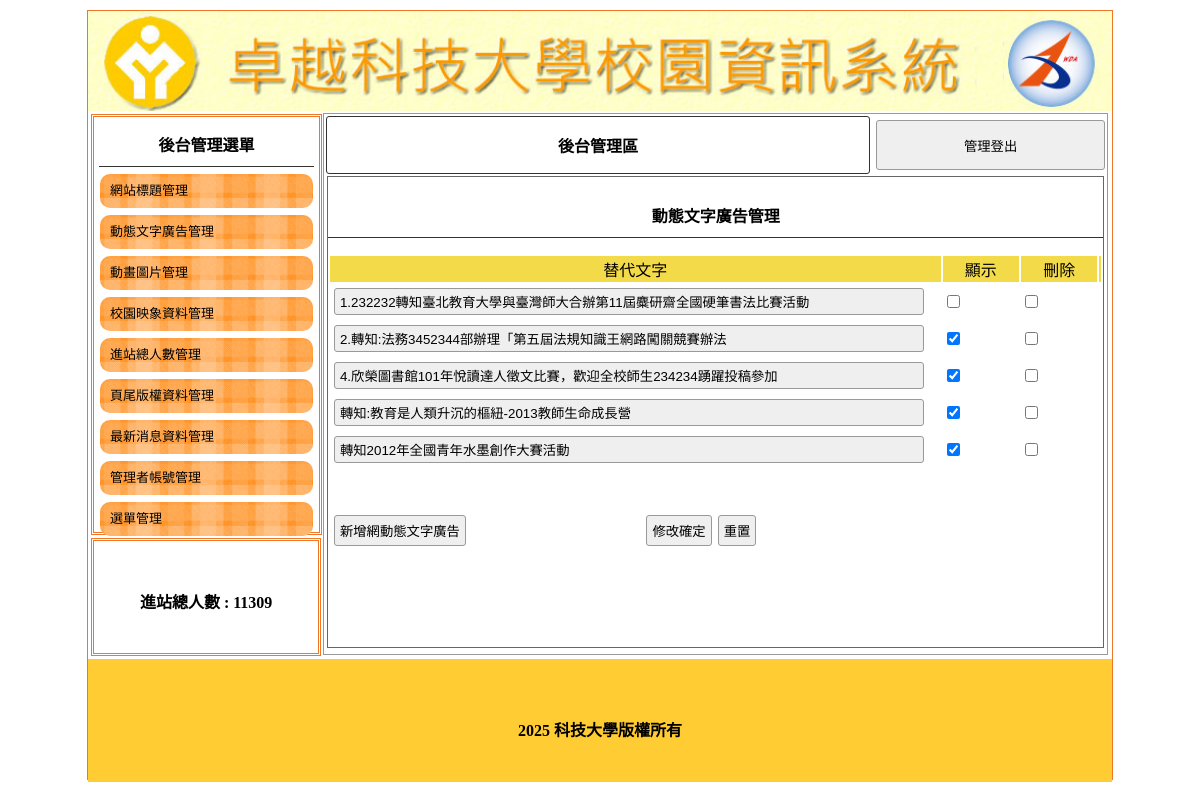
/back.php?do=ad, run on the app's committed database.
### tables this page shows
CREATE TABLE `title` (
  `id` int(10) UNSIGNED NOT NULL,
  `img` text NOT NULL,
  `text` text NOT NULL,
  `sh` int(1) NOT NULL
);

CREATE TABLE `total` (
  `id` int(10) UNSIGNED NOT NULL,
  `total` int(10) UNSIGNED NOT NULL
);

CREATE TABLE `ad` (
  `id` int(10) UNSIGNED NOT NULL,
  `text` text NOT NULL,
  `sh` int(1) NOT NULL
);

CREATE TABLE `bottom` (
  `id` int(10) UNSIGNED NOT NULL,
  `bottom` text NOT NULL
);

### api/db.php (called while the page is built, shortened)
<?php
Class DB{
    private $dsn="mysql:host=localhost;dbname=db01;charset=utf8";
    private $table;
    private $pdo;
    public function __construct($table){
        $this->table=$table;
        $this->pdo=new PDO($this->dsn,'root','');
    }
    public function all(...$arg){
        $sql="select * from `$this->table` ";
        return $this->pdo->query($sql)->fetchAll(PDO::FETCH_ASSOC);
    }
    function find($id){
        $sql="select * from `$this->table` ";
                if(is_array($id)){
                    $tmp=$this->arrayToSql($id);
                    $sql .= " where " . implode(" && ",$tmp);
                }else{
                    $sql .= " where `id`='$id' ";
                }
        return $this->pdo->query($sql)->fetch(PDO::FETCH_ASSOC);
    }
    private function arrayToSql($array){
        $tmp=[];
        foreach($array as $key => $value){
            $tmp[]="`$key`='$value'";
        }
        return $tmp;
    }
}
$Title=new DB('title');
$Ad=new DB('ad');
$Total=new DB('total');
$Bottom=new DB('bottom');
?>

### back/ad.php (the view)
<div style="width:99%; height:87%; margin:auto; overflow:auto; border:#666 1px solid;">
        <p class="t cent botli">動態文字廣告管理</p>
    <form method="post" action="./api/edit.php?table=<?=$do;?>">
        <table width="100%">
            <tbody>
                <tr class="yel">
                    <td width="80%">替代文字</td>
                    <td width="10%">顯示</td>
                    <td width="10%">刪除</td>
                    <td></td>
                </tr>
                <?php
                    $rows=$Ad->all();
                    foreach($rows as $row):
                ?>
                <tr>
                    <td>
                        <input type="text" name='text[<?=$row['id'];?>]' value="<?=$row['text'];?>" style='width:95%'>
                    </td>
                    <td>
                        <input type="checkbox" name="sh[]" value="<?=$row['id'];?>" <?=($row['sh']==1)?"checked":"";?>>
                    </td>
                    <td>
                        <input type="checkbox" name="del[]" value="<?=$row['id'];?>">
                    </td>
                </tr>
                <?php
                endforeach;
                ?>
            </tbody>
        </table>
        <table style="margin-top:40px; width:70%;">
                <tr>
                    <td width="200px">
                        <input type="button"
                            onclick="op('#cover','#cvr','./modal/<?=$do;?>.php?table=<?=$do;?>')"
                            value="新增網動態文字廣告">
                    </td>
                    <td class="cent"><input type="submit" value="修改確定"><input type="reset" value="重置">
                    </td>
                </tr>
        </table>
    </form>
</div>

### back.php (shortened to what this page needs)
<?php
include_once "./api/db.php";
?>
<!DOCTYPE html
    PUBLIC "-//W3C//DTD XHTML 1.0 Transitional//EN" "http://www.w3.org/TR/xhtml1/DTD/xhtml1-transitional.dtd">
<html xmlns="http://www.w3.org/1999/xhtml">
<head>
    <?php include "head.php";?>
</head>
<body>
    <div id="main">
		<?php
            $title=$Title->find(['sh'=>1]);
        ?>
       <a title="<?=$title['text'];?>" href="index.php">
            <div class="ti" style="background:url('upload/<?=$title['img'];?>'); background-size:cover;"></div>
        </a>
        <div id="ms">
            <div id="lf" style="float:left;">
                <div id="menuput" class="dbor">
                    <span class="t botli">後台管理選單</span>
                    <a style="color:#000; font-size:13px; text-decoration:none;"
                        href="?do=title">
                        <div class="mainmu">
                            網站標題管理 </div>
                    </a>
                    <a style="color:#000; font-size:13px; text-decoration:none;" href="?do=ad">
                        <div class="mainmu">
                            動態文字廣告管理 </div>
                    </a>
                    <a style="color:#000; font-size:13px; text-decoration:none;" href="?do=mvim">
                        <div class="mainmu">
                            動畫圖片管理 </div>
                    </a>
                    <a style="color:#000; font-size:13px; text-decoration:none;" href="?do=image">
                        <div class="mainmu">
                            校園映象資料管理 </div>
                    </a>
                    <a style="color:#000; font-size:13px; text-decoration:none;" href="?do=total">
                        <div class="mainmu">
                            進站總人數管理 </div>
                    </a>
                    <a style="color:#000; font-size:13px; text-decoration:none;" href="?do=bottom">
                        <div class="mainmu">
                            頁尾版權資料管理 </div>
                    </a>
                    <a style="color:#000; font-size:13px; text-decoration:none;" href="?do=news">
                        <div class="mainmu">
                            最新消息資料管理 </div>
                    </a>
                    <a style="color:#000; font-size:13px; text-decoration:none;" href="?do=admin">
                        <div class="mainmu">
                            管理者帳號管理 </div>
                    </a>
                    <a style="color:#000; font-size:13px; text-decoration:none;" href="?do=menu">
                        <div class="mainmu">
                            選單管理 </div>
                    </a>
                </div>
                <div class="dbor" style="margin:3px; width:95%; height:20%; line-height:100px;">
                    <span class="t">進站總人數 :
                     <?php
                        $total=$Total->find(1);
                        echo $total['total'];
                    ?>
                    </span>
                </div>
            </div>
            <div class="di"
                style="height:540px; border:#999 1px solid; width:76.5%; margin:2px 0px 0px 0px; float:left; position:relative; left:20px;">
                <table width="100%">
                    <tbody>
                        <tr>
                            <td style="width:70%;font-weight:800; border:#333 1px solid; border-radius:3px;"
                                class="cent"><a href="?do=admin" style="color:#000; text-decoration:none;">後台管理區</a>
                            </td>
                            <td><button onclick="document.cookie=&#39;user=&#39;;location.replace(&#39;?&#39;)"
                                    style="width:99%; margin-right:2px; height:50px;">管理登出</button></td>
                        </tr>
                    </tbody>
                </table>
                <?php
					$do=$_GET['do']??"title";
					$file="./back/".$do.".php";
					if(file_exists($file)){
						include $file;
					}else{
						include "./back/title.php";
					}
                ?>
            </div>
        </div>
        <div
            style="width:1024px; left:0px; position:relative; background:#FC3; margin-top:4px; height:123px; display:block;">
            <span class="t" style="line-height:123px;">
              <?php
                    $bottom=$Bottom->find(1);
                    echo $bottom['bottom'];
                ?>
            </span>
        </div>
    </div>
</body>
</html>

### head.php (shortened to what this page needs)
<link href="./css/web_01.css" rel="stylesheet" type="text/css">

### css/web_01.css (style rules this page uses)
body { padding:0px; margin:0px; }
#main { width:1024px; height:768px; margin:10px auto 10px auto; border:#EE7728 1px solid; position:relative; }
.ti { width:100%; height:100px; position:relative; background-size:cover; background-repeat:no-repeat; }
.dbor { border:#EE7728 double 3px; margin:1px; padding:2px 10px 2px 10px; }
.t { font-weight:800; display:block; text-align:center; padding:10px 1px 10px 1px; }
.botli { border-bottom:#333 1px solid; }
.mainmu { position:relative; border-radius:10px; background:url(../icon/menu.fw.png) center no-repeat; background-size:cover; line-height:30px; padding:2px 10px 2px 10px; margin:7px 1px 7px 1px; }
#lf { height:540px; width:21%; display:inline-block; }
#menuput { width:100%; height:75%; position:relative; padding:5px; display:block; margin: 3px; }
.di { display:inline-block; }
.cent { text-align:center; }
input,button { border:#999 1px solid; border-radius:3px; background:#EFEFEF; padding:5px; margin:3px; }
input[type=text],input[type=password] { width:150px; }
.yel td { background:#F3DA49; text-align:center; }

### data on the page
title: img (picture)
total: total "11309"
ad: text "1.232232轉知臺北教育大學與臺灣師大合辦第11屆麋研齋全國硬筆書法比賽活動"
ad: text "2.轉知:法務3452344部辦理「第五屆法規知識王網路闖關競賽辦法", sh "☑"
ad: text "4.欣榮圖書館101年悅讀達人徵文比賽，歡迎全校師生234234踴躍投稿參加", sh "☑"
ad: text "轉知:教育是人類升沉的樞紐-2013教師生命成長營", sh "☑"
ad: text "轉知2012年全國青年水墨創作大賽活動", sh "☑"
bottom: bottom "2025 科技大學版權所有"
